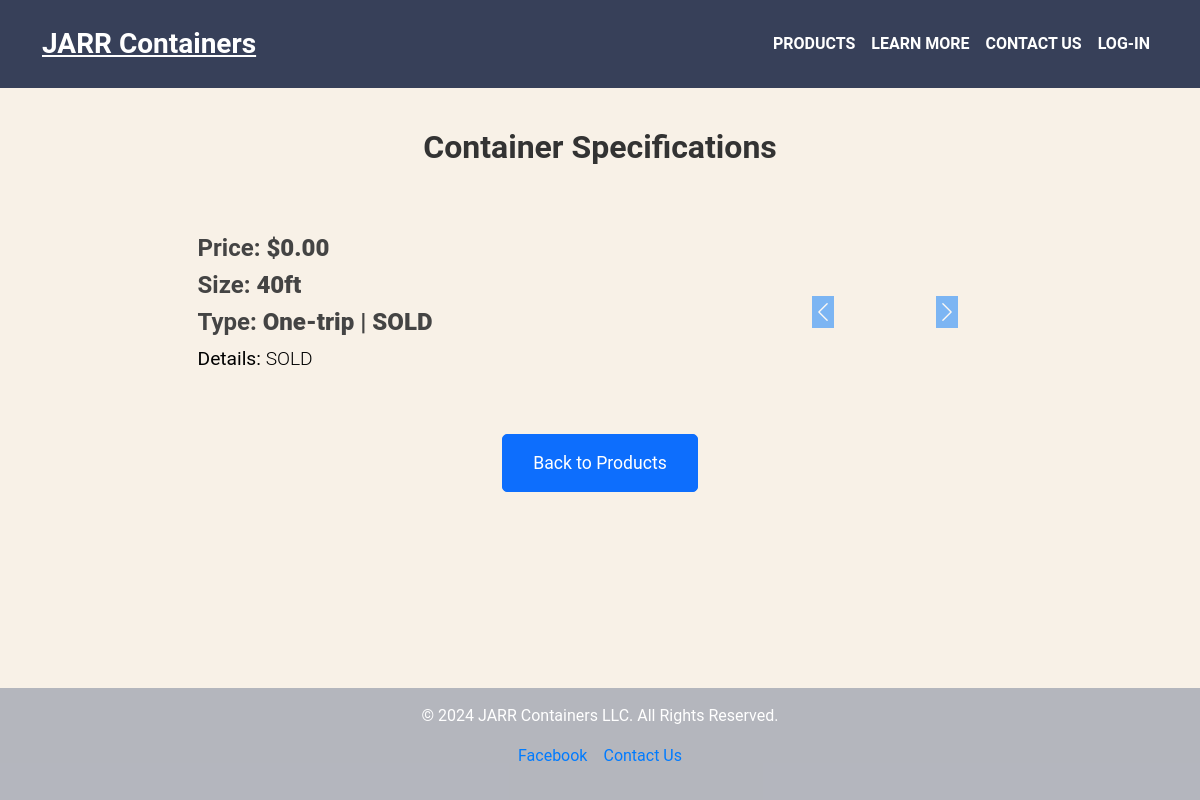
/products/2, run on an earlier commit of the app's database.
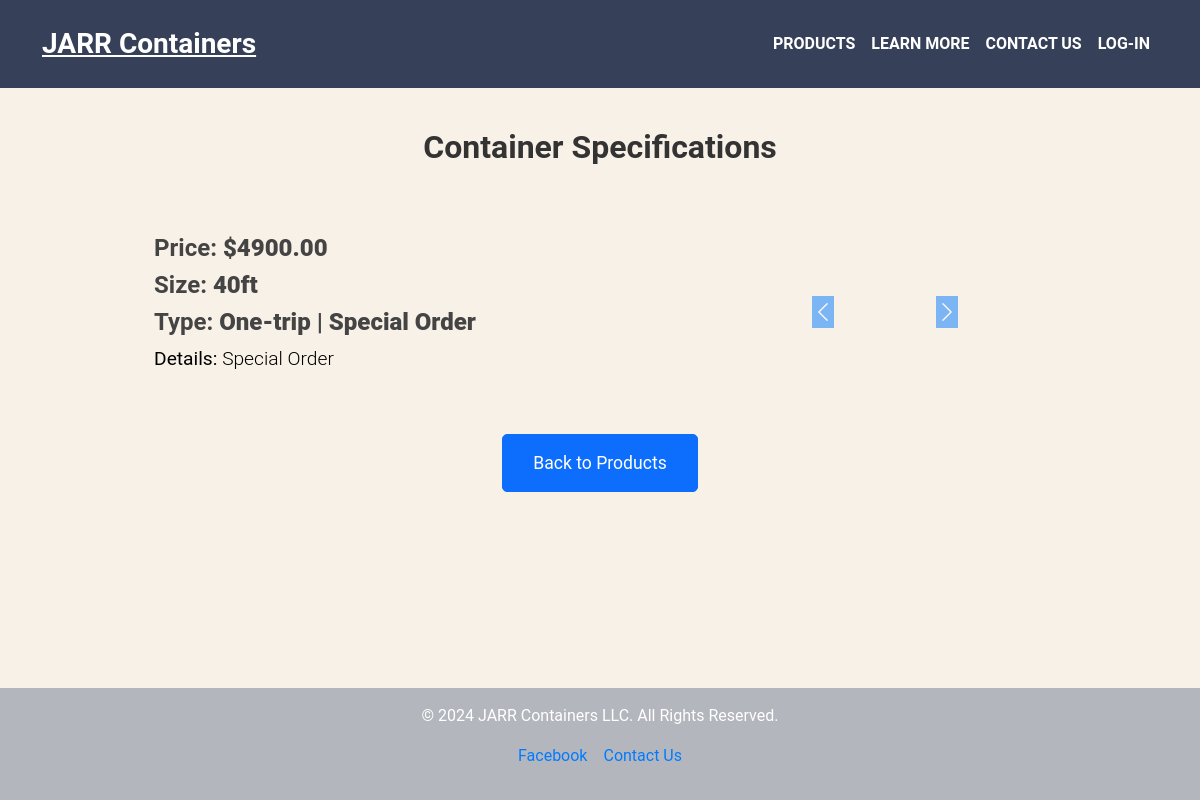
And on a later commit of the database.
### app.py (models this page shows, shortened)
class Container(db.Model):
    id = db.Column(db.Integer, primary_key=True)
    image1 = db.Column(db.String(200), nullable=True)
    image2 = db.Column(db.String(200), nullable=True)
    image3 = db.Column(db.String(200), nullable=True)
    image4 = db.Column(db.String(200), nullable=True)
    image5 = db.Column(db.String(200), nullable=True)
    price = db.Column(db.Float, nullable=False)
    size = db.Column(db.String(50), nullable=False)
    type = db.Column(db.String(50), nullable=False)
    details = db.Column(db.Text, nullable=False)

### app.py (the view)
@app.route('/products/<int:container_id>')
def product_specifications(container_id):
    container = Container.query.get_or_404(container_id)
    return render_template('specifications.html', container=container)

### templates/specifications.html (shortened to what this page needs)
{% extends "base.html" %}
{% block content %}
<div class="container py-5">
    <h2 class="text-center mb-5">Container Specifications</h2>
    <div class="row mb-4">
        <div class="col-md-6 d-flex justify-content-center align-items-center">
            <div>
                <h4 class="font-weight-bold">Price: <strong>${{ '{:.2f}'.format(container.price) }}</strong></h4>
                <h4 class="font-weight-bold">Size: <strong>{{ container.size }}</strong></h4>
                <h4 class="font-weight-bold">Type: <strong>{{ container.type }}</strong></h4>
                <p class="lead"><strong>Details:</strong> {{ container.details }}</p>
            </div>
        </div>
        <div class="col-md-6 d-flex justify-content-center">
            <div id="imageCarousel" class="carousel slide" data-bs-ride="carousel">
                <div class="carousel-inner">
                    {% for i in range(1, 6) %}
                        {% if container['image' ~ i] %}
                            <div class="carousel-item {% if i == 1 %}active{% endif %}">
                            </div>
                        {% endif %}
                    {% endfor %}
                </div>
                <button class="carousel-control-prev" type="button" data-bs-target="#imageCarousel" data-bs-slide="prev">
                    <span class="carousel-control-prev-icon" aria-hidden="true"></span>
                </button>
                <button class="carousel-control-next" type="button" data-bs-target="#imageCarousel" data-bs-slide="next">
                    <span class="carousel-control-next-icon" aria-hidden="true"></span>
                </button>
            </div>
        </div>
    </div>
    <div class="text-center mt-4">
        <a href="{{ url_for('products') }}" class="btn btn-primary btn-lg">Back to Products</a>
    </div>
</div>
{% endblock %}

What changed in the data, as far as the page shows it:
changed Container "40ft": price "0.00" → "4900.00"; type "One-trip | SOLD" → "One-trip | Special Order"; details "SOLD" → "Special Order"
